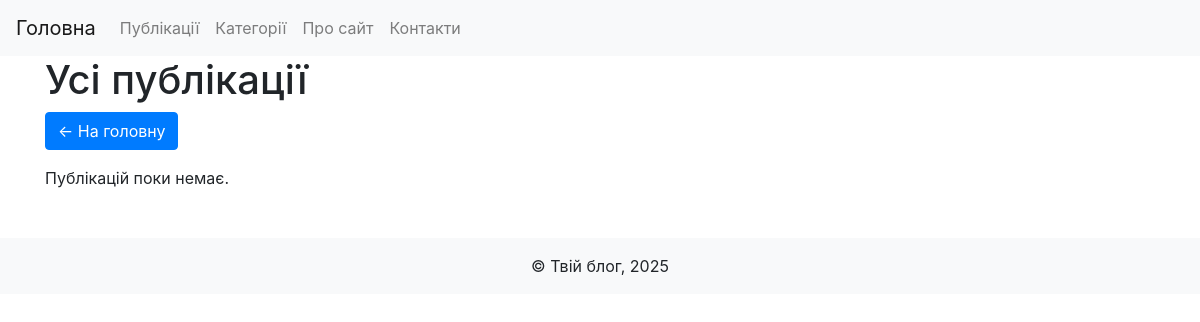
/articles/category/travel/, run on an earlier commit of the app's database.
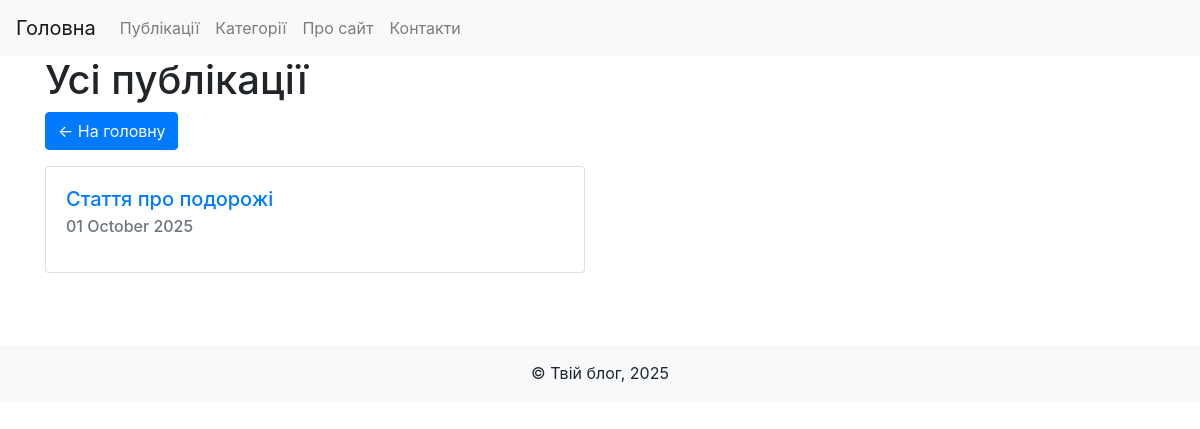
And on a later commit of the database.
### app_blog/models.py (models this page shows, shortened)
class Article(models.Model):
    title = models.CharField('Заголовок',
                             max_length=250,
                             help_text='Максимум 250 символів')
    description = models.TextField(blank=True,
                                   verbose_name='Опис')
    pub_date = models.DateTimeField('Дата публікації',
                                    default=timezone.now)
    slug = models.SlugField('Слаг',
                            unique_for_date='pub_date')
    main_page = models.BooleanField(
        verbose_name='Головна',
        default=False,
        help_text=u'Показувати на головній сторінці'
    )
    category = models.ForeignKey(
        Category,
        related_name='articles',
        blank=True,
        null=True,
        verbose_name=u'Категорія',
        on_delete=models.CASCADE
    )
    objects = models.Manager()
    class Meta:
        ordering = ['-pub_date']
        verbose_name = 'Стаття'
        verbose_name_plural = 'Статті'
    def get_absolute_url(self):
        try:
            url = reverse('news-detail',
                          kwargs={
                              'year': self.pub_date.strftime("%Y"),
                              'month': self.pub_date.strftime("%m"),
                              'day': self.pub_date.strftime("%d"),
                              'slug': self.slug,
                          })
        except:
            url = "/"
        return url

### app_blog/views.py (the view)
# urls.py: path(r'articles/category/<slug:slug>/', ArticleCategoryList.as_view(), name='articles-category-list'),
class ArticleCategoryList(ArticleList):
    def get_queryset(self, *args, **kwargs):
        articles = Article.objects.filter(category__slug__in=[self.kwargs['slug']]).distinct()
        return articles

### app_blog/views.py (called while the page is built)
    def get_context_data(self, *args, **kwargs):
        context = super(ArticleList, self).get_context_data(*args, **kwargs)
        try:
            context['category'] = Category.objects.get(slug=self.kwargs.get('slug'))
        except Exception:
            context['category'] = None
        return context

### app_blog/templates/articles_list.html (shortened to what this page needs)
<!DOCTYPE html>
<html lang="uk">
<head>
    <link href="https://cdn.jsdelivr.net/npm/bootstrap@4.6.2/dist/css/bootstrap.min.css" rel="stylesheet">
    {% load static %}
</head>
<body>
<nav class="navbar navbar-expand-lg navbar-light bg-light">
    <a class="navbar-brand" href="/">Головна</a>
    <div class="collapse navbar-collapse">
        <ul class="navbar-nav">
            <li class="nav-item"><a class="nav-link" href="{% url 'articles-list' %}">Публікації</a></li>
            <li class="nav-item"><a class="nav-link" href="/categories/">Категорії</a></li>
            <li class="nav-item"><a class="nav-link" href="/about/">Про сайт</a></li>
            <li class="nav-item"><a class="nav-link" href="/contacts/">Контакти</a></li>
        </ul>
    </div>
</nav>
<div class="container">
    <h1>Усі публікації</h1>
    <a class="btn btn-primary mb-3" href="/">← На головну</a>
    <div class="row">
        {% for item in items %}
            <div class="col-md-6 mb-4">
                <div class="card h-100">
                    <div class="card-body">
                        <h5 class="card-title"><a href="{{ item.get_absolute_url }}">{{ item.title }}</a></h5>
                        <h6 class="card-subtitle mb-2 text-muted">{{ item.pub_date|date:"d E Y"|linebreaks }}</h6>
                    </div>
                </div>
            </div>
        {% empty %}
            <div class="col-12">Публікацій поки немає.</div>
        {% endfor %}
    </div>
</div>
<footer class="footer bg-light mt-5 p-3 text-center">
    &copy; Твій блог, 2025
</footer>
</body>
</html>

What changed in the data, as far as the page shows it:
added Article: title "Стаття про подорожі", pub_date "01 October 2025"
Also different on the page:
text no longer shown: "Публікацій поки немає."
